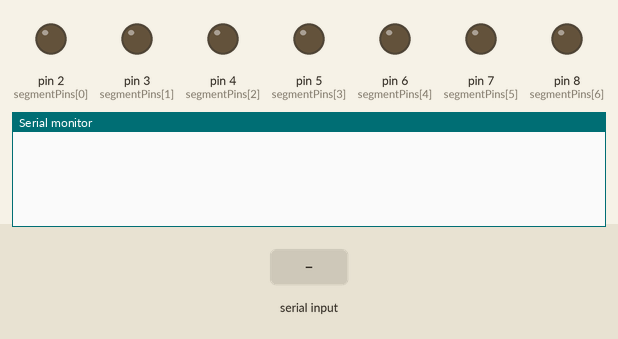
The sketch below on a simulated Arduino Uno, built with avr-gcc and run on an emulated ATmega328P. Shown: output pins drawn as LEDs (lit = HIGH), the last lines printed to the serial monitor. The test bench sets the inputs (shaded band).

Above: at 1.2 s.
1.3 s: "off\n" received over Serial
At 2.5 s:
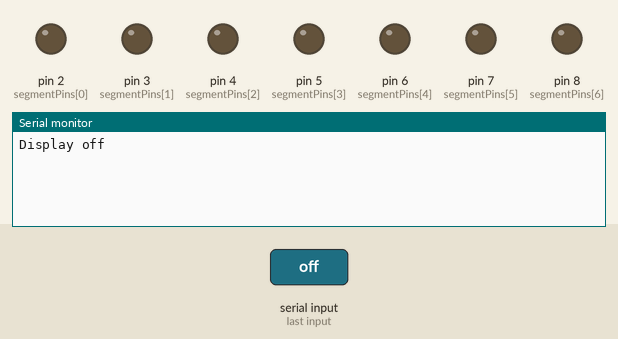
2.8 s: "1\n" received over Serial
At 3.8 s:
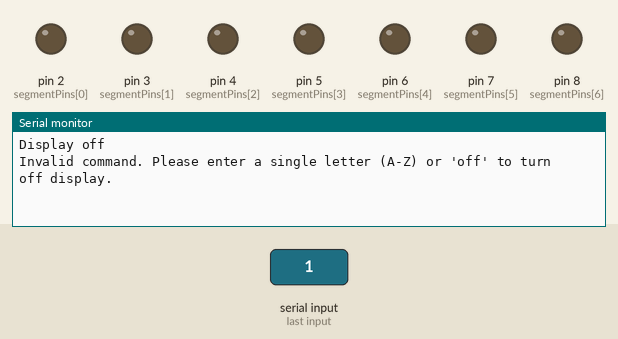

Measured:
- after the input at 1.3 s, the serial monitor: prints a new line at once (image 1)
- after the input at 2.8 s, the serial monitor: prints a new line at once (image 2)

The sketch:

main.ino
```cpp
const int segmentPins[7] = {2, 3, 4, 5, 6, 7, 8}; // Pins connected to the segments (a-g)

// Segment configurations for letters A-Z and turning off the display
const byte letterPatterns[27] = {
  B01110111, // A
  B01111111, // B
  B00111001, // C
  B00111111, // D
  B01111001, // E
  B01110001, // F
  B01101111, // G
  B01110110, // H
  B00000110, // I
  B00011110, // J
  B01110101, // K
  B00111000, // L
  B00010101, // M
  B00110111, // N
  B00111111, // O
  B01110011, // P
  B01100111, // Q
  B00110001, // R
  B01101101, // S
  B01111000, // T
  B00111110, // U
  B00111110, // V
  B00011101, // W
  B01110110, // X
  B01101110, // Y
  B01011011, // Z
  B00000000  // Blank (off)
};

void setup() {
  for (int i = 0; i < 7; i++) {
    pinMode(segmentPins[i], OUTPUT);
  }
  Serial.begin(9600); // Start serial communication at 9600 bps
}

void loop() {
  if (Serial.available() > 0) {
    String command = Serial.readStringUntil('\n');
    command.trim(); // Removes any whitespace from the start and end of the string

    if (command.length() == 1 && isAlpha(command[0])) {
      char letter = toupper(command[0]);
      displayLetter(letter);
      Serial.print("Displaying: ");
      Serial.println(letter);
    } else if (command == "off") {
      displayLetter(' '); // Turn off the display
      Serial.println("Display off");
    } else {
      Serial.println("Invalid command. Please enter a single letter (A-Z) or 'off' to turn off display.");
    }
  }
}

void displayLetter(char letter) {
  byte pattern;
  if (letter == ' ') {
    pattern = letterPatterns[26]; // Blank pattern
  } else if (letter >= 'A' && letter <= 'Z') {
    pattern = letterPatterns[letter - 'A'];
  } else {
    return;
  }

  for (int i = 0; i < 7; i++) {
    digitalWrite(segmentPins[i], bitRead(pattern, i));
  }
}
```
